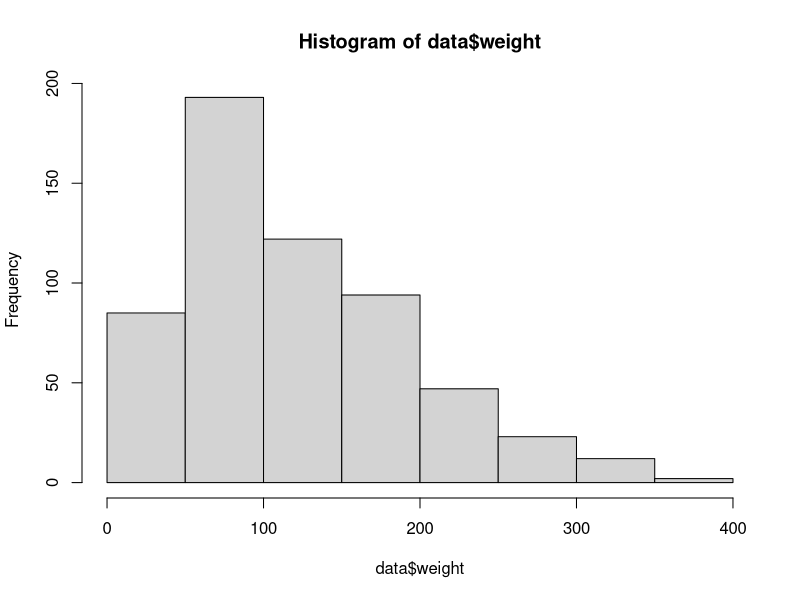

Reproduce this figure in R.
# you are data scientist work on project to analyze the growth of chicks
#you are given "chickweight" inbuilt dataset,which record weight of chicks at different times points
#across various diet ,goal is to predict weight of the chicks using available featuers ,your task to build a svm model to predict weight of chicks based on time and diet

#Library
library(caTools)    #for splitting the data
library(e1071)      #contains svm function

#working on chickweight in-built dataset
data<- ChickWeight

summary(data)
hist(data$weight)
str(data)

#Splitting into train and test
set.seed(134)
split<- sample.split(data$weight,SplitRatio = 0.7)
train_x <- subset(data,split==T)
test_y <- subset(data,split==F)

#Training the model
Model <- svm(weight ~ . -Chick ,
             train_x,
             type = 'nu-regression',
             kernel = 'linear')
Model

#Prediction
predict(Model,test_y)
